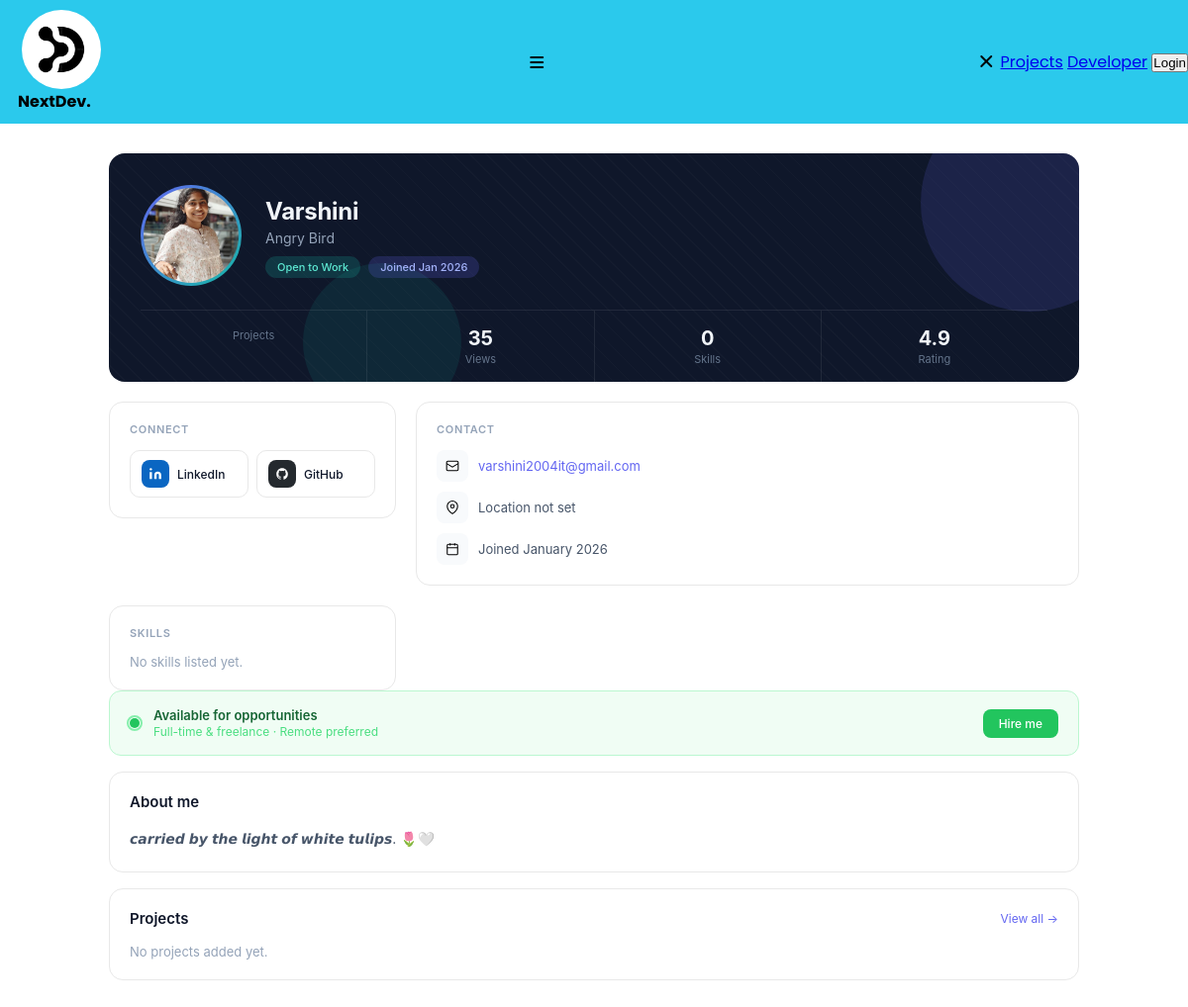
The app's page /profiles/de234198-e2f5-4e3a-8a93-4e6ab2a599d7 with its own data.
### users/models.py (models this page shows, shortened)
class Profile(models.Model):
    user=models.OneToOneField(User, on_delete=models.CASCADE,null=True,blank=True)
    name=models.CharField(max_length=200,blank=True,null=True)
    email=models.EmailField(max_length=500,blank=True,null=True)
    views = models.IntegerField(default=0, editable=False)
    short_intro=models.CharField(max_length=200,blank=True,null=True)
    bio=models.TextField(blank=True,null=True)
    profile_image=models.ImageField(null=True,blank=True,upload_to='ProfileImages/',default='default.jpg')
    social_github=models.CharField(max_length=200,blank=True,null=True)
    social_linkedin=models.CharField(max_length=200,blank=True,null=True)
    social_instagram=models.CharField(max_length=200,blank=True,null=True)
    social_leetcode=models.CharField(max_length=200,blank=True,null=True)
    social_hackerrank=models.CharField(max_length=200,blank=True,null=True)
    portfolio=models.CharField(max_length=200,blank=True,null=True)
    created=models.DateTimeField(auto_now_add=True)
    role=models.CharField(max_length=50,blank=True,null=True)
    id=models.UUIDField(default=uuid.uuid4,unique=True,primary_key=True,editable=False)
    STATUS_CHOICES = [
        ('employed', 'Employed'),
        ('open', 'Open to Work'),
        ('hiring', 'Hiring'),
        ('opportunity', 'Open to Opportunities'),
    ]
    status = models.CharField(
        max_length=20,
        choices=STATUS_CHOICES,
        default='employed'
    )

### users/views.py (the view)
# urls.py: path('profiles/<str:i>',views.user_profile,name="user-profile"),
def user_profile(request, i):
    Profile.objects.filter(id=i).update(views=F('views') + 1)
    profile = get_object_or_404(Profile, id=i)
    return render(request, 'users/user_profile.html', {
        'user_profile': profile,
        'views': profile.views,
    })

### users/templates/users/user_profile.html (shortened to what this page needs)
{% include 'navbar.html' %}
{% block content %}
{% load static %}
<div class="wrap">
    <div class="hero">
        <div class="hero-bg"></div>
        <div class="hero-accent"></div>
        <div class="hero-accent2"></div>
        <div class="hero-top">
            <div class="av-ring">
                <img src="{{ user_profile.profile_image.url }}" alt="{{ user_profile.name }}" class="av-img">
            </div>
            <div class="hero-info">
                <div class="hero-name">{{ user_profile.name|title }}</div>
                <div class="hero-role">{{ user_profile.short_intro }}</div>
                <div class="hero-badges">
                    <span class="hbadge hb-green">{{ user_profile.get_status_display }}</span>
                    <span class="hbadge hb-purple">Joined {{ user_profile.created|date:"M Y" }}</span>
                </div>
            </div>
        </div>
        <div class="hero-stats">
            <div class="hstat">
                <div class="hstat-lbl">Projects</div>
            </div>
            <div class="hstat">
                <div class="hstat-num">{{ views }}</div>
                <div class="hstat-lbl">Views</div>
            </div>
            <div class="hstat">
                <div class="hstat-num">{{ user_profile.skill_set.count }}</div>
                <div class="hstat-lbl">Skills</div>
            </div>
            <div class="hstat">
                <div class="hstat-num">4.9</div>
                <div class="hstat-lbl">Rating</div>
            </div>
        </div>
    </div>
    <div class="body-grid">
        <div class="sidebar-profile">
            <div class="scard">
                <div class="sc-title">Connect</div>
                <div class="socials-grid">
                    {% if user_profile.social_linkedin %}
                    <a class="sol" href="{{ user_profile.social_linkedin }}" target="_blank">
                        <div class="sol-dot" style="background:#0A66C2">
                            <svg width="14" height="14" viewBox="0 0 24 24" fill="white">
                                <path
                                    d="M16 8a6 6 0 0 1 6 6v7h-4v-7a2 2 0 0 0-2-2 2 2 0 0 0-2 2v7h-4v-7a6 6 0 0 1 6-6zM2 9h4v12H2z" />
                                <circle cx="4" cy="4" r="2" />
                            </svg>
                        </div>
                        <span class="sol-name">LinkedIn</span>
                    </a>
                    {% endif %}
                    {% if user_profile.social_github %}
                    <a class="sol" href="{{ user_profile.social_github }}" target="_blank">
                        <div class="sol-dot" style="background:#24292e">
                        </div>
                        <span class="sol-name">GitHub</span>
                    </a>
                    {% endif %}
                </div>
            </div>
        </div>
        <div class="scard">
            <div class="sc-title">Contact</div>
            <div class="info-rows">
                <div class="ir">
                    <div class="ir-icon">
                        <svg width="14" height="14" viewBox="0 0 24 24" fill="none" stroke="currentColor"
                            stroke-width="1.8">
                            <rect x="2" y="4" width="20" height="16" rx="2" />
                            <path d="M2 8l10 6 10-6" />
                        </svg>
                    </div>
                    <div class="ir-text"><a href="mailto:{{ user_profile.email }}">{{ user_profile.email }}</a>
                    </div>
                </div>
                <div class="ir">
                    <div class="ir-icon">
                        <svg width="14" height="14" viewBox="0 0 24 24" fill="none" stroke="currentColor"
                            stroke-width="1.8">
                            <path d="M21 10c0 7-9 13-9 13s-9-6-9-13a9 9 0 0 1 18 0z" />
                            <circle cx="12" cy="10" r="3" />
                        </svg>
                    </div>
                    <div class="ir-text">{{ user_profile.location|default:"Location not set" }}</div>
                </div>
                <div class="ir">
                    <div class="ir-icon">
                        <svg width="14" height="14" viewBox="0 0 24 24" fill="none" stroke="currentColor"
                            stroke-width="1.8">
                            <rect x="3" y="4" width="18" height="18" rx="2" />
                            <path d="M16 2v4M8 2v4M3 10h18" />
                        </svg>
                    </div>
                    <div class="ir-text">Joined {{ user_profile.created|date:"F Y" }}</div>
                </div>
            </div>
        </div>
        <div class="scard">
            <div class="sc-title">Skills</div>
            <div class="skill-cloud">
                {% for skill in user_profile.skill_set.all %}
                <span class="sk {% if forloop.counter <= 3 %}hi{% endif %}">{{ skill.name }}</span>
                {% empty %}
                <span style="font-size:13px;color:#94a3b8">No skills listed yet.</span>
                {% endfor %}
            </div>
        </div>
    </div>
    <div class="main-col">
        <div class="avail-banner">
            <div class="avail-dot"></div>
            <div>
                <div class="avail-text">Available for opportunities</div>
                <div class="avail-sub">Full-time &amp; freelance · Remote preferred</div>
            </div>
            <a href="mailto:{{ user_profile.email }}" class="avail-btn">Hire me</a>
        </div>
        <div class="mcard">
            <div class="mc-header">
                <span class="mc-title">About me</span>
            </div>
            <div class="bio-block">{{ user_profile.bio }}</div>
        </div>
        <div class="mcard">
            <div class="mc-header">
                <span class="mc-title">Projects</span>
                <a class="mc-link" href="#">View all →</a>
            </div>
            <div class="proj-grid">
                {% for project in user_profile.project_set.all %}
                <div class="pcard">
                    {% if project.featured_image %}
                    <img src="{{ project.featured_image.url }}" alt="{{ project.title }}" class="pthumb-img">
                    {% else %}
                    <div class="pthumb" style="background:#EEF2FF">
                        <svg width="36" height="36" viewBox="0 0 24 24" fill="none" stroke="#6366f1" stroke-width="1.5">
                            <rect x="3" y="3" width="18" height="18" rx="3" />
                            <path d="M3 9h18M9 21V9" />
                        </svg>
                        <span class="pthumb-label {% if project.demo_link %}live{% else %}wip{% endif %}">
                            {% if project.demo_link %}Live{% else %}In progress{% endif %}
                        </span>
                    </div>
                    {% endif %}
                    <div class="pbody">
                        <div class="ptitle">{{ project.title }}</div>
                        <div class="pdesc">{{ project.description|truncatewords:18 }}</div>
                        <div class="ptags">
                            {% for tag in project.tags.all %}
                            <span class="ptag">{{ tag.name }}</span>
                            {% endfor %}
                        </div>
                    </div>
                    <div class="pfooter">
                        {% if project.source_link %}<a class="plink" href="{{ project.source_link }}"
                            target="_blank">GitHub</a>{% endif %}
                        {% if project.demo_link %}<a class="plink" href="{{ project.demo_link }}" target="_blank">Live
                            demo</a>{% endif %}
                    </div>
                </div>
                {% empty %}
                <p style="font-size:13px;color:#94a3b8;grid-column:1/3">No projects added yet.</p>
                {% endfor %}
            </div>
        </div>
    </div>
</div>
{% endblock %}

### static/css/navbar.css (style rules this page uses)
* { margin: 0; padding: 0; }

### users/templates/users/user_profile.html (style rules this page uses)
.wrap { max-width: 980px; margin: 30px auto; padding: 0 20px; font-family: 'Inter', sans-serif; }
.hero { background: #0f172a; border-radius: 16px; padding: 32px 32px 0; margin-bottom: 20px; position: relative; overflow: hidden; }
.hero-bg { position: absolute; inset: 0; background: repeating-linear-gradient(45deg, rgba(255, 255, 255, .02) 0, rgba(255, 255, 255, .02) 1px, transparent 1px, transparent 12px); pointer-events: none; }
.hero-accent { position: absolute; top: -60px; right: -60px; width: 220px; height: 220px; border-radius: 50%; background: rgba(99, 102, 241, .15); pointer-events: none; }
.hero-accent2 { position: absolute; bottom: -40px; left: 20%; width: 160px; height: 160px; border-radius: 50%; background: rgba(20, 184, 166, .1); pointer-events: none; }
.hero-top { display: flex; gap: 24px; align-items: flex-end; position: relative; z-index: 1; }
.av-ring { width: 96px; height: 96px; border-radius: 50%; background: linear-gradient(135deg, #6366f1, #14b8a6); padding: 3px; flex-shrink: 0; }
.av-img { width: 100%; height: 100%; border-radius: 50%; object-fit: cover; }
.hero-info { flex: 1; padding-bottom: 8px; }
.hero-name { font-size: 24px; font-weight: 700; color: #f1f5f9; letter-spacing: -.3px; }
.hero-role { font-size: 14px; color: #94a3b8; margin-top: 4px; }
.hero-badges { display: flex; gap: 8px; margin-top: 10px; flex-wrap: wrap; }
.hbadge { font-size: 11px; padding: 4px 12px; border-radius: 999px; font-weight: 500; }
.hb-green { background: rgba(20, 184, 166, .2); color: #5eead4; }
.hb-purple { background: rgba(99, 102, 241, .2); color: #a5b4fc; }
.hero-stats { display: flex; gap: 0; border-top: 1px solid rgba(255, 255, 255, .08); margin-top: 24px; position: relative; z-index: 1; }
.hstat { flex: 1; padding: 16px 0; text-align: center; border-right: 1px solid rgba(255, 255, 255, .08); }
.hstat:last-child { border-right: none; }
.hstat-num { font-size: 20px; font-weight: 700; color: #f1f5f9; }
.hstat-lbl { font-size: 11px; color: #64748b; margin-top: 2px; }
.body-grid { display: grid; grid-template-columns: 290px 1fr; gap: 20px; }
.sidebar-profile { display: flex; flex-direction: column; gap: 16px; }
.main-col { display: flex; flex-direction: column; gap: 16px; }
.scard, .mcard { background: #fff; border: 1px solid #e8e8e8; border-radius: 14px; padding: 20px; }
.sc-title { font-size: 11px; font-weight: 600; color: #94a3b8; text-transform: uppercase; letter-spacing: .06em; margin-bottom: 14px; }
.mc-header { display: flex; align-items: center; justify-content: space-between; margin-bottom: 16px; }
.mc-title { font-size: 15px; font-weight: 600; color: #0f172a; }
.mc-link { font-size: 12px; color: #6366f1; text-decoration: none; }
.socials-grid { display: grid; grid-template-columns: 1fr 1fr; gap: 8px; }
.sol { display: flex; align-items: center; gap: 8px; padding: 9px 11px; border-radius: 10px; border: 1px solid #e8e8e8; text-decoration: none; transition: background .15s; }
.sol-dot { width: 28px; height: 28px; border-radius: 8px; display: flex; align-items: center; justify-content: center; flex-shrink: 0; }
.sol-name { font-size: 12px; font-weight: 500; color: #0f172a; }
.info-rows { display: flex; flex-direction: column; gap: 10px; }
.ir { display: flex; align-items: center; gap: 10px; }
.ir-icon { width: 32px; height: 32px; border-radius: 8px; background: #f8fafc; display: flex; align-items: center; justify-content: center; flex-shrink: 0; }
.ir-text { font-size: 13px; color: #475569; }
.ir-text a { color: #6366f1; text-decoration: none; }
.skill-cloud { display: flex; flex-wrap: wrap; gap: 6px; }
.avail-banner { display: flex; align-items: center; gap: 14px; padding: 16px 20px; border-radius: 12px; background: #f0fdf4; border: 1px solid #bbf7d0; }
.avail-dot { width: 10px; height: 10px; border-radius: 50%; background: #22c55e; flex-shrink: 0; position: relative; }
.avail-dot::after { content: ''; position: absolute; inset: -3px; border-radius: 50%; border: 2px solid #86efac; animation: pulse 1.5s ease infinite; }
.avail-text { font-size: 13px; font-weight: 600; color: #166534; }
.avail-sub { font-size: 12px; color: #4ade80; margin-top: 1px; }
.avail-btn { margin-left: auto; font-size: 12px; padding: 7px 16px; border-radius: 8px; background: #22c55e; color: #fff; text-decoration: none; font-weight: 500; white-space: nowrap; }
.bio-block { font-size: 14px; color: #475569; line-height: 1.75; }
.proj-grid { display: grid; grid-template-columns: repeat(2, 1fr); gap: 14px; }

### records on screen
Profile: profile_image (picture), name "Varshini", short_intro "Angry Bird", status "Open to Work", created "Jan 2026", skill_set.count "0", email "varshini2004it@gmail.com", created "January 2026", bio "𝙘𝙖𝙧𝙧𝙞𝙚𝙙 𝙗𝙮 𝙩𝙝𝙚 𝙡𝙞𝙜𝙝𝙩 𝙤𝙛 𝙬𝙝𝙞𝙩𝙚 𝙩𝙪𝙡𝙞𝙥𝙨. 🌷🤍"

### other values on screen
{{ views }} "35"
{{ user_profile.location|default:"Location not set" }} "Location not set"
